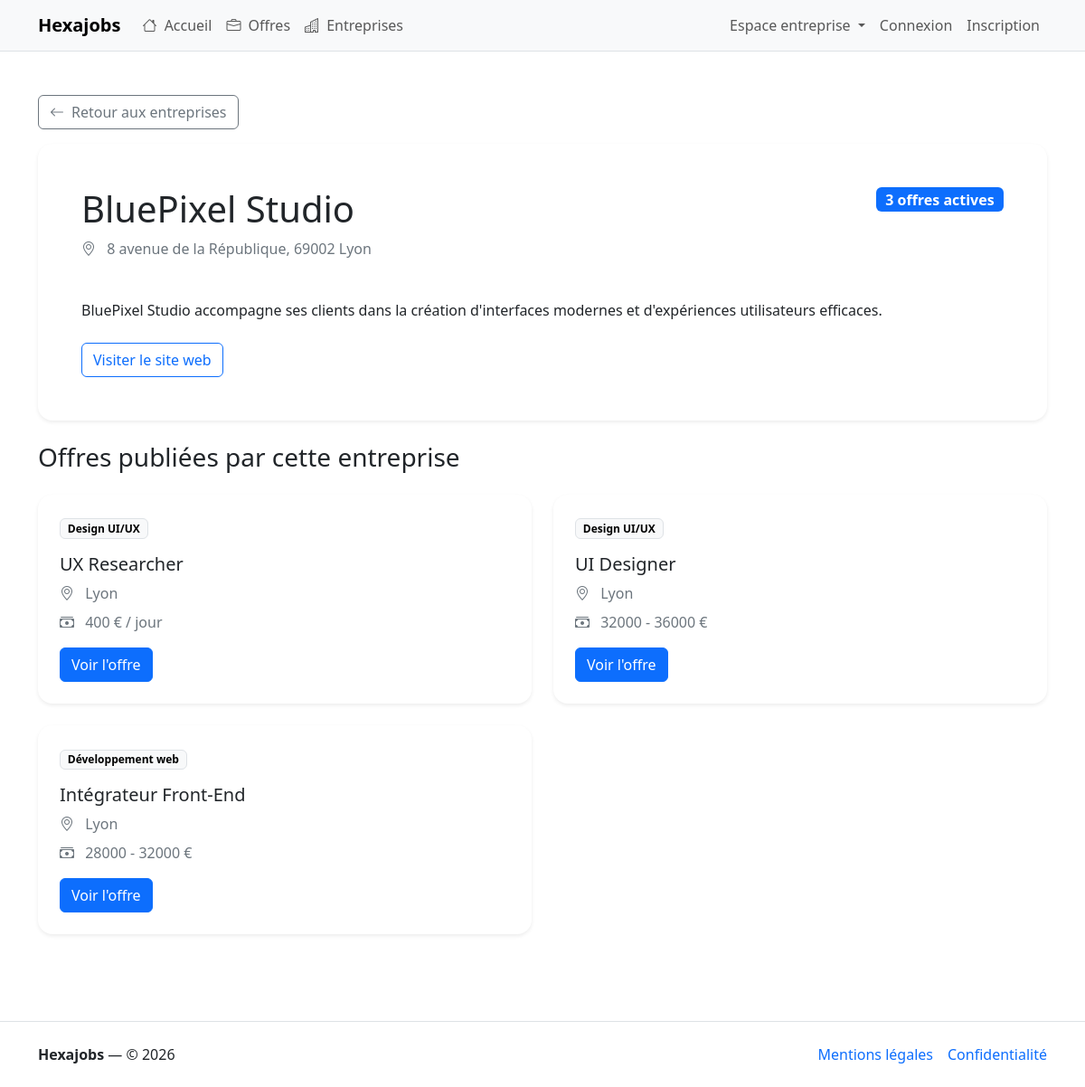
Page /entreprises/bluepixel-studio on the committed database.
### tables this page shows
CREATE TABLE company (
   
  id_company INT AUTO_INCREMENT PRIMARY KEY,

   
  name VARCHAR(255) NOT NULL,

   
  slug VARCHAR(255) NOT NULL UNIQUE,

   
  address VARCHAR(255) NOT NULL,

   
  postal_code VARCHAR(50) NOT NULL,

   
  city VARCHAR(50) NOT NULL,

   
  url VARCHAR(255) DEFAULT NULL,

   
  description TEXT NOT NULL,

   
  siret VARCHAR(255) NOT NULL UNIQUE,

   
  created_at DATETIME NOT NULL DEFAULT CURRENT_TIMESTAMP
);

CREATE TABLE offer (
   
  id_offer INT AUTO_INCREMENT PRIMARY KEY,

   
  title VARCHAR(255) NOT NULL,

   
  slug VARCHAR(255) NOT NULL UNIQUE,

   
  description TEXT NOT NULL,

   
  location VARCHAR(255) NOT NULL,

   
  contract VARCHAR(255) NOT NULL DEFAULT 'CDI',

   
  salary VARCHAR(255) NOT NULL,

   
  status VARCHAR(50) NOT NULL DEFAULT 'active',

   
  created_at DATETIME NOT NULL DEFAULT CURRENT_TIMESTAMP,

   
  id_category INT NOT NULL,

   
  id_company INT NOT NULL,

   
  CONSTRAINT offer_id_category_FK 
    FOREIGN KEY (id_category) REFERENCES category(id_category)
    ON DELETE RESTRICT
    ON UPDATE CASCADE,

   
  CONSTRAINT offer_id_company_FK
    FOREIGN KEY (id_company) REFERENCES company(id_company)
    ON DELETE CASCADE
    ON UPDATE CASCADE
);

CREATE TABLE category (
   
  id_category INT AUTO_INCREMENT PRIMARY KEY,

   
  name VARCHAR(255) NOT NULL UNIQUE,

   
  slug VARCHAR(255) NOT NULL UNIQUE
);

### Views/company/show.php (the view)
<section class="py-4">
    <a href="/entreprises" class="btn btn-outline-secondary mb-3">
        <i class="bi bi-arrow-left me-2"></i>Retour aux entreprises
    </a>
    <div class="card border-0 shadow-sm rounded-4 mb-4">
        <div class="card-body p-4 p-lg-5">
            <div class="d-flex flex-wrap justify-content-between align-items-start gap-3 mb-3">
                <div>
                    <h1 class="mb-2"><?= htmlspecialchars($company->getName(), ENT_QUOTES, 'UTF-8'); ?></h1>
                    <p class="text-secondary mb-1">
                        <i class="bi bi-geo-alt me-2"></i>
                        <?= htmlspecialchars($company->getAddress(), ENT_QUOTES, 'UTF-8'); ?>,
                        <?= htmlspecialchars($company->getPostalCode(), ENT_QUOTES, 'UTF-8'); ?>
                        <?= htmlspecialchars($company->getCity(), ENT_QUOTES, 'UTF-8'); ?>
                    </p>
                </div>
                <span class="badge text-bg-primary fs-6">
                    <?= (int) $company->getOffersCount(); ?> offre<?= $company->getOffersCount() > 1 ? 's' : ''; ?> active<?= $company->getOffersCount() > 1 ? 's' : ''; ?>
                </span>
            </div>
            <p class="mb-0" style="white-space: pre-line;">
                <?= htmlspecialchars($company->getDescription(), ENT_QUOTES, 'UTF-8'); ?>
            </p>
            <?php $companyUrl = $company->getUrl(); ?>
            <?php if ($companyUrl !== null && $companyUrl !== ''): ?>
                <div class="mt-4">
                    <a
                        href="<?= htmlspecialchars($companyUrl, ENT_QUOTES, 'UTF-8'); ?>"
                        target="_blank"
                        rel="noopener noreferrer"
                        class="btn btn-outline-primary">
                        Visiter le site web
                    </a>
                </div>
            <?php endif; ?>
        </div>
    </div>
    <section>
        <h2 class="h3 mb-4">Offres publiées par cette entreprise</h2>
        <?php if (empty($offers)): ?>
            <div class="alert alert-info mb-0">Cette entreprise n'a aucune offre active pour le moment.</div>
        <?php else: ?>
            <div class="row g-4">
                <?php foreach ($offers as $offer): ?>
                    <div class="col-md-6">
                        <div class="card h-100 border-0 shadow-sm rounded-4">
                            <div class="card-body p-4">
                                <span class="badge text-bg-light border mb-3">
                                    <?= htmlspecialchars($offer->getCategoryName(), ENT_QUOTES, 'UTF-8'); ?>
                                </span>
                                <h3 class="h5 mb-2"><?= htmlspecialchars($offer->getTitle(), ENT_QUOTES, 'UTF-8'); ?></h3>
                                <p class="text-secondary mb-2">
                                    <i class="bi bi-geo-alt me-2"></i>
                                    <?= htmlspecialchars($offer->getLocation(), ENT_QUOTES, 'UTF-8'); ?>
                                </p>
                                <p class="text-secondary mb-3">
                                    <i class="bi bi-cash-stack me-2"></i>
                                    <?= htmlspecialchars($offer->getSalary(), ENT_QUOTES, 'UTF-8'); ?>
                                </p>
                                <a href="/offres/<?= urlencode($offer->getSlug()); ?>" class="btn btn-primary">
                                    Voir l'offre
                                </a>
                            </div>
                        </div>
                    </div>
                <?php endforeach; ?>
            </div>
        <?php endif; ?>
    </section>
</section>

### src/Core/Router.php (shortened to what the rows shown need)
<?php
final class Router
{
    private array $routes;
    public function __construct(array $routes)
    {
        $this->routes = $routes;
    }
    public function dispatch(string $method, string $uri): void
    {
        $path = parse_url($uri, PHP_URL_PATH) ?? '/';
        $path = rtrim($path, '/') ?: '/';
        foreach ($this->routes as $route) {
            [$routeMethod, $routePattern, $handler] = $route;
            $routeMethod = strtoupper($routeMethod);
            $routePattern = rtrim($routePattern, '/') ?: '/';
            [$regex, $paramOrder] = $this->compilePattern($routePattern);
            if (!preg_match($regex, $path, $matches)) {
                continue;
            }
            $args = $this->buildArgs($matches, $paramOrder);
            [$class, $action] = $handler;
            $controller = new $class();
            $controller->$action(...$args);
            return;
        }
    }
    private function compilePattern(string $pattern): array
    {
        $paramOrder = [];
        $regex = preg_replace_callback(
            '#\{(\w+)\}#',
            function (array $m) use (&$paramOrder): string {
                $name = $m[1];
                $paramOrder[] = $name;
                return '(?P<' . $name . '>[^/]+)';
            },
            $pattern
        );
        return ['#^' . $regex . '$#', $paramOrder];
    }
    private function buildArgs(array $matches, array $paramOrder): ?array
    {
        $args = [];
        foreach ($paramOrder as $name) {
            $value = $matches[$name] ?? null;
            if ($name === 'slug') {
                $value = strtolower($value);
                $args[] = $value;
                continue;
            }
            $args[] = $value;
        }
        return $args;
    }
    public static function isActiveRoute(string $path): bool
    {
        $current = parse_url($_SERVER['REQUEST_URI'] ?? '/', PHP_URL_PATH) ?? '/';
        $current = rtrim($current, '/') ?: '/';
        $path = rtrim($path, '/') ?: '/';
        return $current === $path;
    }
}

### Views/partials/_nav.php (shortened to what the rows shown need)
<?php
$user = $this->getUser();
$navigation = $this->getNavigation();
?>
<nav class="navbar navbar-expand-lg navbar-light bg-light border-bottom">
    <div class="container">
        <a class="navbar-brand fw-bold" href="/">Hexajobs</a>
        <div class="collapse navbar-collapse" id="mainNav">
            <ul class="navbar-nav me-auto mb-2 mb-lg-0">
                <?php foreach ($navigation as $item): ?>
                    <?php
                    $roles = $item['roles'] ?? null;
                    $canShow = $roles === null
                        || ($user && in_array($user['role'], $roles, true));
                    ?>
                    <?php if ($canShow): ?>
                        <li class="nav-item">
                            <a class="nav-link <?= Router::isActiveRoute($item['url']) ? 'active' : '' ?>" href="<?= $item['url']; ?>">
                                <?php if (!empty($item['icon'])): ?>
                                    <i class="bi <?= $item['icon'] ?> me-1"></i>
                                <?php endif; ?>
                                <?= htmlspecialchars($item['label'], ENT_QUOTES, 'UTF-8'); ?>
                            </a>
                        </li>
                    <?php endif; ?>
                <?php endforeach; ?>
            </ul>
            <ul class="navbar-nav ms-auto mb-2 mb-lg-0">
                <?php if ($user === null): ?>
                    <li class="nav-item dropdown">
                        <a
                            class="nav-link dropdown-toggle"
                            href="#"
                            id="companyDropdown"
                            role="button"
                            data-bs-toggle="dropdown"
                            aria-expanded="false">
                            Espace entreprise
                        </a>
                    </li>
                    <li class="nav-item">
                        <a class="nav-link <?= Router::isActiveRoute('/login') ? 'active' : '' ?>" href="/login">
                            Connexion
                        </a>
                    </li>
                    <li class="nav-item">
                        <a class="nav-link <?= Router::isActiveRoute('/register') ? 'active' : '' ?>" href="/register">
                            Inscription
                        </a>
                    </li>
                <?php endif; ?>
            </ul>
        </div>
    </div>
</nav>

### Views/partials/_footer.php
<footer class="border-top py-4 mt-5">
    <div class="container d-flex flex-column flex-md-row justify-content-between gap-2">
        <div>
            <strong>Hexajobs</strong> — © <?= date('Y') ?>
        </div>
        <div class="d-flex gap-3">
            <a href="#" class="text-decoration-none">Mentions légales</a>
            <a href="#" class="text-decoration-none">Confidentialité</a>
        </div>
    </div>
</footer>

### rows in the picture
company: label "Accueil", label "Offres", label "Entreprises", name "BluePixel Studio", address "8 avenue de la République", postal_code "69002", city "Lyon", OffersCount "3", description "BluePixel Studio accompagne ses clients dans la création d'interfaces modernes et d'expériences utilisateurs efficaces."
offer: id_category.name "Design UI/UX", title "UX Researcher", location "Lyon", salary "400 € / jour"
offer: id_category.name "Design UI/UX", title "UI Designer", location "Lyon", salary "32000 - 36000 €"
offer: id_category.name "Développement web", title "Intégrateur Front-End", location "Lyon", salary "28000 - 32000 €"
